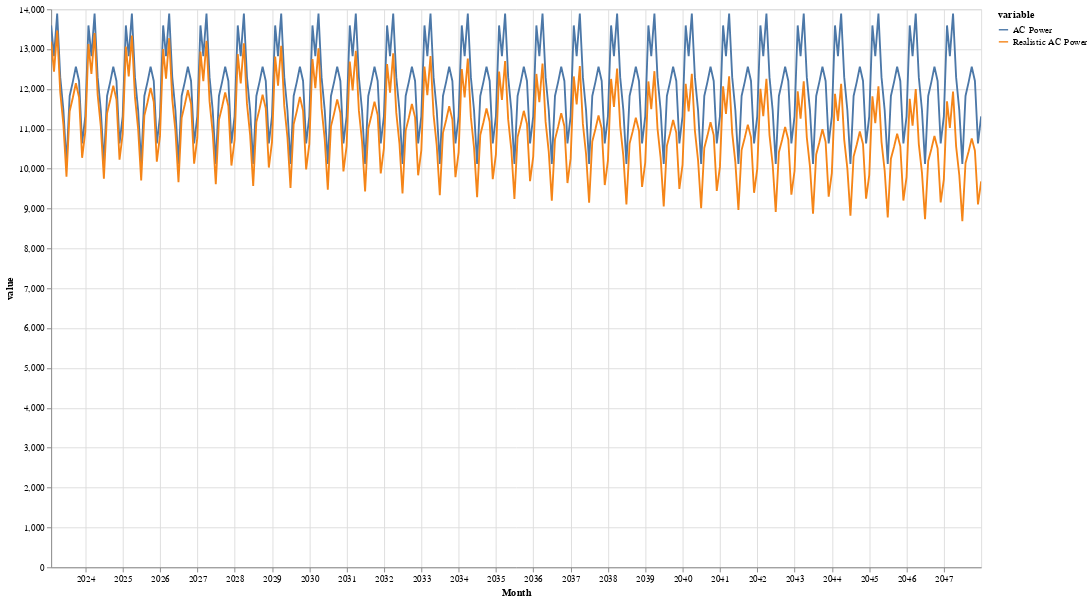

Notebook code for this chart:
### Code cell
alt.data_transformers.disable_max_rows()

alt.Chart(data).mark_line().encode(
    x='Month',
    y='value',
    color='variable'
).interactive(
).properties(width=1000, height=600)

### Figure 1 — Vega-Lite specification as saved in the notebook (floating-point values rounded to 4 significant figures; data arrays with more than 128 entries replaced by an {"elided": "..."} marker saying what was removed)
{"config": {"view": {"continuousWidth": 400, "continuousHeight": 300}}, "data": {"name": "data-c759f6d7474e88dadea5dd31253d8d4e"}, "mark": "line", "encoding": {"color": {"field": "variable", "type": "nominal"}, "x": {"field": "Month", "type": "temporal"}, "y": {"field": "value", "type": "quantitative"}}, "height": 600, "selection": {"selector001": {"type": "interval", "bind": "scales", "encodings": ["x", "y"]}}, "width": 1000, "$schema": "https://vega.github.io/schema/vega-lite/v4.17.0.json", "datasets": {"data-c759f6d7474e88dadea5dd31253d8d4e": {"elided": "600 records"}}}
